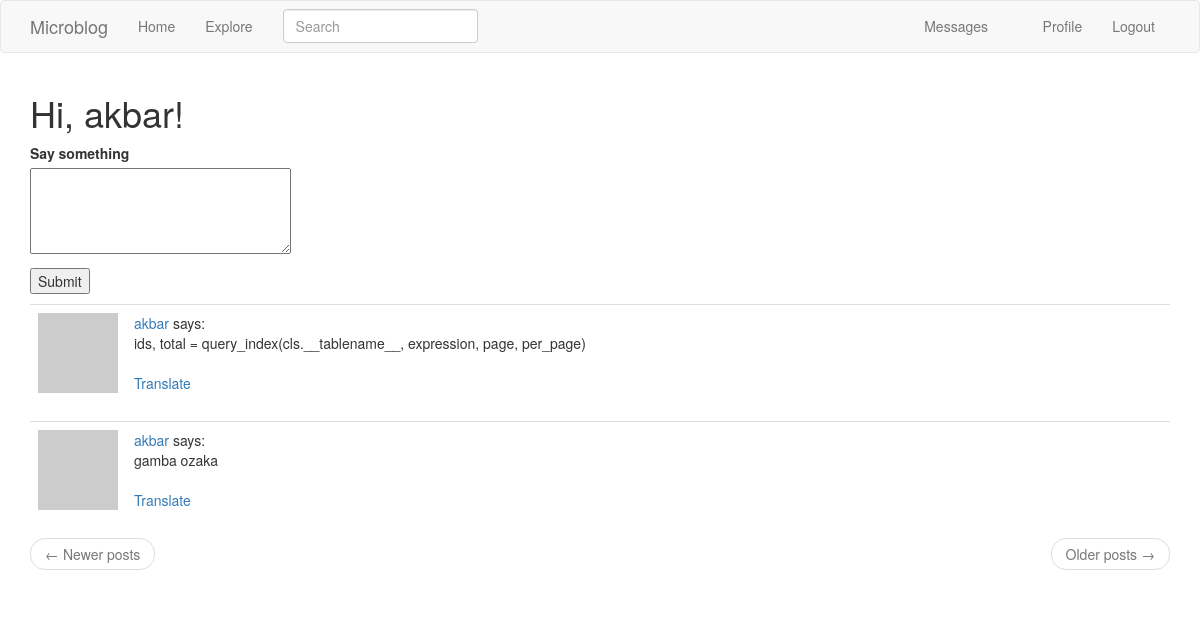
Before: /index (signed in) with the older database file.
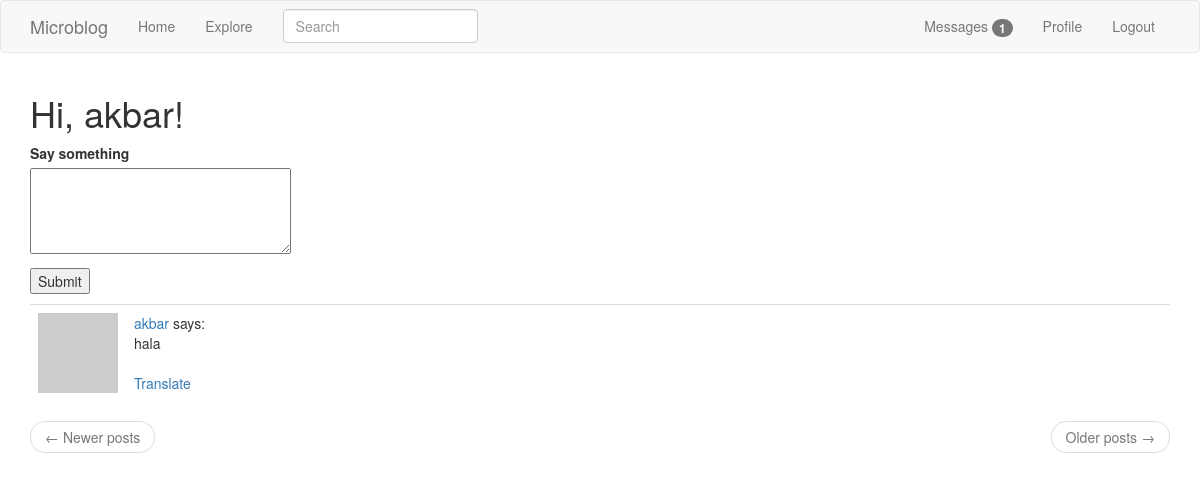
After: the same page with the newer database file.
### app/models.py (models this page shows, shortened)
class SearchableMixin(object):
    @classmethod
    def before_commit(cls, session):
        session._changes = {
            'add': list(session.new),
            'update': list(session.dirty),
            'delete': list(session.deleted)
        }
    @classmethod
    def after_commit(cls, session):
        for obj in session._changes['add']:
            if isinstance(obj, SearchableMixin):
                add_to_index(obj.__tablename__, obj)
        for obj in session._changes['update']:
            if isinstance(obj, SearchableMixin):
                add_to_index(obj.__tablename__, obj)
        for obj in session._changes['delete']:
            if isinstance(obj, SearchableMixin):
                remove_from_index(obj.__tablename__, obj)
        session._changes = None

class Post(SearchableMixin, db.Model):
    __searchable__ = ['body']
    id = db.Column(db.Integer, primary_key=True)
    body = db.Column(db.String(140))
    timestamp = db.Column(db.DateTime, index=True, default=datetime.utcnow)
    user_id = db.Column(db.Integer, db.ForeignKey('user.id'))
    language = db.Column(db.String(5))

class User(UserMixin, db.Model):
    id = db.Column(db.Integer, primary_key=True)
    username = db.Column(db.String(64), index=True, unique=True)
    email = db.Column(db.String(120), index=True, unique=True)
    password_hash = db.Column(db.String(128))
    about_me = db.Column(db.String(140))
    last_seen = db.Column(db.DateTime, default=datetime.utcnow)
    last_message_read_time = db.Column(db.DateTime)
    posts = db.relationship('Post', backref='author', lazy='dynamic')
    tasks = db.relationship('Task', backref='user', lazy='dynamic')
    notifications = db.relationship('Notification', backref='user',
                                    lazy='dynamic')
    messages_sent = db.relationship('Message',
                                    foreign_keys='Message.sender_id',
                                    backref='author', lazy='dynamic')
    messages_received = db.relationship('Message',
                                        foreign_keys='Message.recipient_id',
                                        backref='recipient', lazy='dynamic')
    followed = db.relationship(
        'User', secondary=followers,
        primaryjoin=(followers.c.follower_id == id),
        secondaryjoin=(followers.c.followed_id == id),
        backref=db.backref('followers', lazy='dynamic'), lazy='dynamic')
    def avatar(self, size):
        digest = md5(self.email.lower().encode('utf-8')).hexdigest()
        return 'https://www.gravatar.com/avatar/{}?d=identicon&s={}'.format(
            digest, size)
    def followed_posts(self):
        followed = Post.query.join(
            followers, (followers.c.followed_id == Post.user_id)).filter(
            followers.c.follower_id == self.id)
        own = Post.query.filter_by(user_id=self.id)
        return followed.union(own).order_by(Post.timestamp.desc())
    def new_messages(self):
        last_read_time = self.last_message_read_time or datetime(1900, 1, 1)
        return Message.query.filter_by(recipient=self).filter(
            Message.timestamp > last_read_time).count()
    def get_tasks_in_progress(self):
        return Task.query.filter_by(user=self, complete=False).all()

### app/main/routes.py (the view, shortened to what this page needs)
@bp.route('/', methods=['GET', 'POST'])
@bp.route('/index', methods=['GET', 'POST'])
@login_required
def index():
    form = PostForm()
    page = request.args.get('page', 1, type=int)
    posts = current_user.followed_posts().paginate(
        page=page, per_page=current_app.config['POSTS_PER_PAGE'],
        error_out=False)
    next_url = url_for('main.index', page=posts.next_num) \
        if posts.has_next else None
    prev_url = url_for('main.index', page=posts.prev_num) \
        if posts.has_prev else None
    return render_template('index.html', title=_('Home'), form=form,
                           posts=posts.items, next_url=next_url,
                           prev_url=prev_url)

### app/main/forms.py
class SearchForm(FlaskForm):
    q = StringField(_l('Search'), validators=[DataRequired()])
    def __init__(self, *args, **kwargs):
        if 'formdata' not in kwargs:
            kwargs['formdata'] = request.args
        if 'meta' not in kwargs:
            kwargs['meta'] = {'csrf': False}
        super(SearchForm, self).__init__(*args, **kwargs)

### app/forms.py
class PostForm(FlaskForm):
    post = TextAreaField(_l('Say something'), validators=[
        DataRequired(), Length(min=1, max=140)])
    submit = SubmitField('Submit')

### app/main/routes.py (called while the page is built)
@bp.before_app_request
def before_request():
    if current_user.is_authenticated:
        current_user.last_seen = datetime.utcnow()
        db.session.commit()
        g.search_form = SearchForm()
    g.locale = str(get_locale())

### app/models.py (called while the page is built)
@login.user_loader
def load_user(id):
    return User.query.get(int(id))

### app/templates/index.html (shortened to what this page needs)
{% extends "base.html" %}
{% import 'bootstrap/wtf.html' as wtf %}
{% block app_content %}
    <h1>{{ _('Hi, %(username)s!', username=current_user.username) }}</h1>
    {% if form %}
    <form action="" method="post">
        <p>
            {{ form.post.label }}<br>
            {{ form.post(cols=32, rows=4) }}<br>
        </p>
        <p>{{ form.submit() }}</p>
    </form>
    {% endif %}
    {% for post in posts %}
        {% include '_post.html' %}
    {% endfor %}
    <nav aria-label="...">
        <ul class="pager">
            <li class="previous{% if not prev_url %} disabled{% endif %}">
                <a href="{{ prev_url or '#' }}">
                    <span aria-hidden="true">&larr;</span> {{ _('Newer posts') }}
                </a>
            </li>
            <li class="next{% if not next_url %} disabled{% endif %}">
                <a href="{{ next_url or '#' }}">
                    {{ _('Older posts') }} <span aria-hidden="true">&rarr;</span>
                </a>
            </li>
        </ul>
    </nav>
{% endblock %}

### app/templates/_post.html
    <table class="table table-hover">
        <tr>
            <td width="70px">
                <a href="{{ url_for('main.user', username=post.author.username) }}">
                    <img src="{{ post.author.avatar(70) }}" />
                </a>
            </td>
            <td>
                    <span class="user_popup">
                        <a href="{{ url_for('main.user', username=post.author.username) }}">
                            {{ post.author.username }}
                        </a>
                    </span>
                says:
                <br>
                <span id="post{{ post.id }}">{{ post.body }}</span>
                {% if post.language and post.language != g.locale %}
                <br><br>
                <span id="translation{{ post.id }}">
                    <a href="javascript:translate(
                                '#post{{ post.id }}',
                                '#translation{{ post.id }}',
                                '{{ post.language }}',
                                '{{ g.locale }}');">{{ _('Translate') }}</a>
                </span>
                {% endif %}
            </td>
        </tr>
    </table>

Changed rows visible on the page:
no longer on this page (row edited): Post: author.username "akbar", body "ids, total = query_index(cls.__tablename__, expression, page, per_page)"
changed Post "akbar": body "gamba ozaka" → "hala"
Other visible differences:
{{ new_messages }}: (not shown) → "1"
